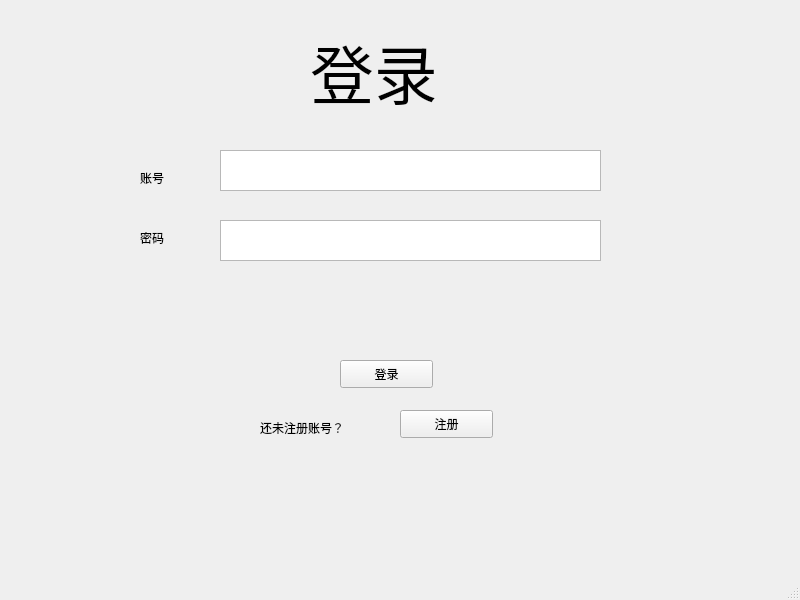
<?xml version="1.0" encoding="UTF-8"?>
<ui version="4.0">
 <class>mainWindow</class>
 <widget class="QMainWindow" name="mainWindow">
  <property name="geometry">
   <rect>
    <x>0</x>
    <y>0</y>
    <width>800</width>
    <height>600</height>
   </rect>
  </property>
  <property name="windowTitle">
   <string>账户库存管理系统</string>
  </property>
  <widget class="QWidget" name="centralwidget">
   <widget class="QLabel" name="label">
    <property name="geometry">
     <rect>
      <x>310</x>
      <y>20</y>
      <width>181</width>
      <height>101</height>
     </rect>
    </property>
    <property name="font">
     <font>
      <family>Agency FB</family>
      <pointsize>48</pointsize>
     </font>
    </property>
    <property name="text">
     <string>登录</string>
    </property>
    <property name="alignment">
     <set>Qt::AlignJustify|Qt::AlignVCenter</set>
    </property>
    <property name="indent">
     <number>-2</number>
    </property>
   </widget>
   <widget class="QTextEdit" name="textEdit">
    <property name="geometry">
     <rect>
      <x>220</x>
      <y>150</y>
      <width>381</width>
      <height>41</height>
     </rect>
    </property>
   </widget>
   <widget class="QTextEdit" name="textEdit_2">
    <property name="geometry">
     <rect>
      <x>220</x>
      <y>220</y>
      <width>381</width>
      <height>41</height>
     </rect>
    </property>
   </widget>
   <widget class="QLabel" name="label_2">
    <property name="geometry">
     <rect>
      <x>140</x>
      <y>170</y>
      <width>72</width>
      <height>15</height>
     </rect>
    </property>
    <property name="text">
     <string>账号</string>
    </property>
   </widget>
   <widget class="QLabel" name="label_3">
    <property name="geometry">
     <rect>
      <x>140</x>
      <y>230</y>
      <width>72</width>
      <height>15</height>
     </rect>
    </property>
    <property name="text">
     <string>密码</string>
    </property>
   </widget>
   <widget class="QPushButton" name="pushButton">
    <property name="geometry">
     <rect>
      <x>340</x>
      <y>360</y>
      <width>93</width>
      <height>28</height>
     </rect>
    </property>
    <property name="text">
     <string>登录</string>
    </property>
   </widget>
   <widget class="QPushButton" name="pushButton_2">
    <property name="geometry">
     <rect>
      <x>400</x>
      <y>410</y>
      <width>93</width>
      <height>28</height>
     </rect>
    </property>
    <property name="text">
     <string>注册</string>
    </property>
   </widget>
   <widget class="QLabel" name="label_4">
    <property name="geometry">
     <rect>
      <x>260</x>
      <y>420</y>
      <width>121</width>
      <height>16</height>
     </rect>
    </property>
    <property name="text">
     <string>还未注册账号？</string>
    </property>
   </widget>
  </widget>
  <widget class="QStatusBar" name="statusbar"/>
 </widget>
 <resources/>
 <connections/>
</ui>
